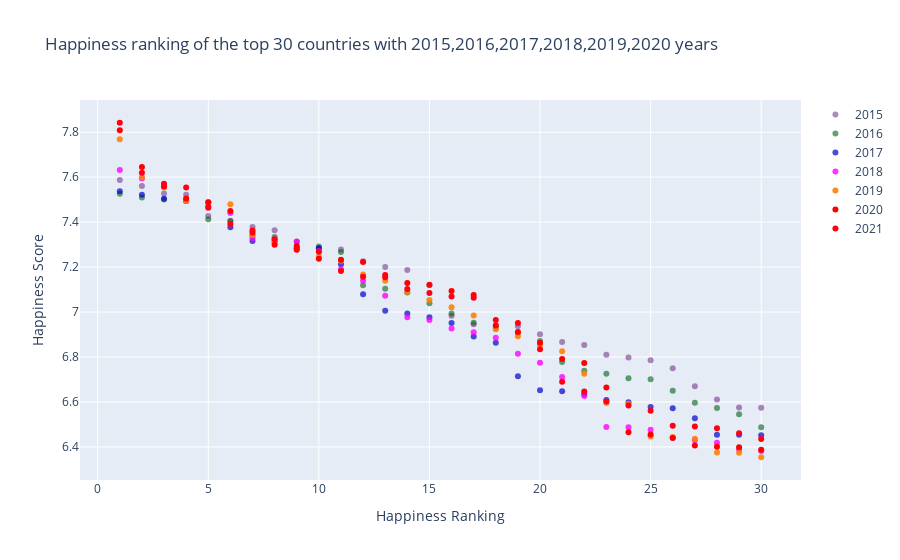

The cell this chart's notebook holds for it:
### Code cell
# creating trace1(year 2015)
trace1 =go.Scatter(
                    x = df2015["Overall rank"], # world ranking
                    y = df2015["score"],
                    mode = "markers",
                    name = "2015",
                    marker = dict(color = 'rgba(100, 20, 120, 0.5)'),
                    text= df2015["Country"])
# creating trace2(year 2016)
trace2 =go.Scatter(
                    x = df2016["Overall rank"], # world ranking
                    y = df2016["score"],
                    mode = "markers",
                    name = "2016",
                    marker = dict(color = 'rgba(0, 99, 20, 0.6)'),
                    text= df2016["Country"])
# creating trace3(year 2017)
trace3 =go.Scatter(
                    x = df2017["Overall rank"], # world ranking
                    y = df2017["score"],
                    mode = "markers",
                    name = "2017",
                    marker = dict(color = 'rgba(0, 0, 200, 0.7)'),
                    text= df2017["Country"])
# creating trace4(year 2018)
trace4 =go.Scatter(
                    x = df2018["Overall rank"], # world ranking
                    y = df2018["score"],
                    mode = "markers",
                    name = "2018",
                    marker = dict(color = 'rgba(255, 0, 255, 0.8)'),
                    text= df2018["Country"])
# creating trace5(year 2019)
trace5 =go.Scatter(
                    x = df2019["Overall rank"], # world ranking
                    y = df2019["score"],
                    mode = "markers",
                    name = "2019",
                        marker = dict(color = 'rgba(255, 128, 2, 0.9)'),
                    text= df2019["Country"])
# creating trace6(year 2020)
trace6 =go.Scatter(
                    x = df2020["Overall rank"], # world ranking
                    y = df2020["score"],
                    mode = "markers",
                    name = "2020",
                    marker = dict(color = 'rgba(255, 0, 2, 1)'),
                    text= df2020["Country"])
# creating trace7(year 2021)
trace7 =go.Scatter(
                    x = df2021["Overall rank"], # world ranking
                    y = df2021["score"],
                    mode = "markers",
                    name = "2021",
                    marker = dict(color = 'rgba(255, 0, 20, 1)'),
                    text= df2021["Country"])

# We combine traces
data = [trace1, trace2, trace3, trace4, trace5, trace6, trace7]
layout = dict(title = 'Happiness ranking of the top 30 countries with 2015,2016,2017,2018,2019,2020 years',
              xaxis= dict(title= 'Happiness Ranking',ticklen= 5,zeroline= False),
              yaxis= dict(title= 'Happiness Score',ticklen= 5,zeroline= False))

# We combine our data and layout
# create figure
fig = go.Figure(data = data, layout = layout)
iplot(fig)

### Figure 1 — Plotly figure (JSON) as saved in the notebook; plotly's stock layout.template omitted (floating-point values rounded to 4 significant figures)
{"data": [{"marker": {"color": "rgba(100, 20, 120, 0.5)"}, "mode": "markers", "name": "2015", "text": ["Switzerland", "Iceland", "Denmark", "Norway", "Canada", "Finland", "Netherlands", "Sweden", "New Zealand", "Australia", "Israel", "Costa Rica", "Austria", "Mexico", "United States", "Brazil", "Luxembourg", "Ireland", "Belgium", "United Arab Emirates", "United Kingdom", "Oman", "Venezuela", "Singapore", "Panama", "Germany", "Chile", "Qatar", "France", "Argentina"], "type": "scatter", "x": [1, 2, 3, 4, 5, 6, 7, 8, 9, 10, 11, 12, 13, 14, 15, 16, 17, 18, 19, 20, 21, 22, 23, 24, 25, 26, 27, 28, 29, 30], "y": [7.587, 7.561, 7.527, 7.522, 7.427, 7.406, 7.378, 7.364, 7.286, 7.284, 7.278, 7.226, 7.2, 7.187, 7.119, 6.983, 6.946, 6.94, 6.937, 6.901, 6.867, 6.853, 6.81, 6.798, 6.786, 6.75, 6.67, 6.611, 6.575, 6.574]}, {"marker": {"color": "rgba(0, 99, 20, 0.6)"}, "mode": "markers", "name": "2016", "text": ["Denmark", "Switzerland", "Iceland", "Norway", "Finland", "Canada", "Netherlands", "New Zealand", "Australia", "Sweden", "Israel", "Austria", "United States", "Costa Rica", "Puerto Rico", "Germany", "Brazil", "Belgium", "Ireland", "Luxembourg", "Mexico", "Singapore", "United Kingdom", "Chile", "Panama", "Argentina", "Czech Republic", "United Arab Emirates", "Uruguay", "Malta"], "type": "scatter", "x": [1, 2, 3, 4, 5, 6, 7, 8, 9, 10, 11, 12, 13, 14, 15, 16, 17, 18, 19, 20, 21, 22, 23, 24, 25, 26, 27, 28, 29, 30], "y": [7.526, 7.509, 7.501, 7.498, 7.413, 7.404, 7.339, 7.334, 7.313, 7.291, 7.267, 7.119, 7.104, 7.087, 7.039, 6.994, 6.952, 6.929, 6.907, 6.871, 6.778, 6.739, 6.725, 6.705, 6.701, 6.65, 6.596, 6.573, 6.545, 6.488]}, {"marker": {"color": "rgba(0, 0, 200, 0.7)"}, "mode": "markers", "name": "2017", "text": ["Norway", "Denmark", "Iceland", "Switzerland", "Finland", "Netherlands", "Canada", "New Zealand", "Sweden", "Australia", "Israel", "Costa Rica", "Austria", "United States", "Ireland", "Germany", "Belgium", "Luxembourg", "United Kingdom", "Chile", "United Arab Emirates", "Brazil", "Czech Republic", "Argentina", "Mexico", "Singapore", "Malta", "Uruguay", "Guatemala", "Panama"], "type": "scatter", "x": [1, 2, 3, 4, 5, 6, 7, 8, 9, 10, 11, 12, 13, 14, 15, 16, 17, 18, 19, 20, 21, 22, 23, 24, 25, 26, 27, 28, 29, 30], "y": [7.537, 7.522, 7.504, 7.494, 7.469, 7.377, 7.316, 7.314, 7.284, 7.284, 7.213, 7.079, 7.006, 6.993, 6.977, 6.951, 6.891, 6.863, 6.714, 6.652, 6.648, 6.635, 6.609, 6.599, 6.578, 6.572, 6.527, 6.454, 6.454, 6.452]}, {"marker": {"color": "rgba(255, 0, 255, 0.8)"}, "mode": "markers", "name": "2018", "text": ["Finland", "Norway", "Denmark", "Iceland", "Switzerland", "Netherlands", "Canada", "New Zealand", "Sweden", "Australia", "United Kingdom", "Austria", "Costa Rica", "Ireland", "Germany", "Belgium", "Luxembourg", "United States", "Israel", "United Arab Emirates", "Czech Republic", "Malta", "France", "Mexico", "Chile", "Taiwan", "Panama", "Brazil", "Argentina", "Guatemala"], "type": "scatter", "x": [1, 2, 3, 4, 5, 6, 7, 8, 9, 10, 11, 12, 13, 14, 15, 16, 17, 18, 19, 20, 21, 22, 23, 24, 25, 26, 27, 28, 29, 30], "y": [7.632, 7.594, 7.555, 7.495, 7.487, 7.441, 7.328, 7.324, 7.314, 7.272, 7.19, 7.139, 7.072, 6.977, 6.965, 6.927, 6.91, 6.886, 6.814, 6.774, 6.711, 6.627, 6.489, 6.488, 6.476, 6.441, 6.43, 6.419, 6.388, 6.382]}, {"marker": {"color": "rgba(255, 128, 2, 0.9)"}, "mode": "markers", "name": "2019", "text": ["Finland", "Denmark", "Norway", "Iceland", "Netherlands", "Switzerland", "Sweden", "New Zealand", "Canada", "Austria", "Australia", "Costa Rica", "Israel", "Luxembourg", "United Kingdom", "Ireland", "Germany", "Belgium", "United States", "Czech Republic", "United Arab Emirates", "Malta", "Mexico", "France", "Taiwan", "Chile", "Guatemala", "Saudi Arabia", "Qatar", "Spain"], "type": "scatter", "x": [1, 2, 3, 4, 5, 6, 7, 8, 9, 10, 11, 12, 13, 14, 15, 16, 17, 18, 19, 20, 21, 22, 23, 24, 25, 26, 27, 28, 29, 30], "y": [7.769, 7.6, 7.554, 7.494, 7.488, 7.48, 7.343, 7.307, 7.278, 7.246, 7.228, 7.167, 7.139, 7.09, 7.054, 7.021, 6.985, 6.923, 6.892, 6.852, 6.825, 6.726, 6.595, 6.592, 6.446, 6.444, 6.436, 6.375, 6.374, 6.354]}, {"marker": {"color": "rgba(255, 0, 2, 1)"}, "mode": "markers", "name": "2020", "text": ["Finland", "Denmark", "Switzerland", "Iceland", "Norway", "Netherlands", "Sweden", "New Zealand", "Austria", "Luxembourg", "Canada", "Australia", "United Kingdom", "Israel", "Costa Rica", "Ireland", "Germany", "United States", "Czech Republic", "Belgium", "United Arab Emirates", "Malta", "France", "Mexico", "Taiwan Province of China", "Uruguay", "Saudi Arabia", "Spain", "Guatemala", "Italy"], "type": "scatter", "x": [1, 2, 3, 4, 5, 6, 7, 8, 9, 10, 11, 12, 13, 14, 15, 16, 17, 18, 19, 20, 21, 22, 23, 24, 25, 26, 27, 28, 29, 30], "y": [7.809, 7.646, 7.56, 7.504, 7.488, 7.449, 7.353, 7.3, 7.294, 7.238, 7.232, 7.223, 7.165, 7.129, 7.121, 7.094, 7.076, 6.94, 6.911, 6.864, 6.791, 6.773, 6.664, 6.465, 6.455, 6.44, 6.406, 6.401, 6.399, 6.387]}, {"marker": {"color": "rgba(255, 0, 20, 1)"}, "mode": "markers", "name": "2021", "text": ["Finland", "Denmark", "Switzerland", "Iceland", "Netherlands", "Norway", "Sweden", "Luxembourg", "New Zealand", "Austria", "Australia", "Israel", "Germany", "Canada", "Ireland", "Costa Rica", "United Kingdom", "Czech Republic", "United States", "Belgium", "France", "Bahrain", "Malta", "Taiwan Province of China", "United Arab Emirates", "Saudi Arabia", "Spain", "Italy", "Slovenia", "Guatemala"], "type": "scatter", "x": [1, 2, 3, 4, 5, 6, 7, 8, 9, 10, 11, 12, 13, 14, 15, 16, 17, 18, 19, 20, 21, 22, 23, 24, 25, 26, 27, 28, 29, 30], "y": [7.842, 7.62, 7.571, 7.554, 7.464, 7.392, 7.363, 7.324, 7.277, 7.268, 7.183, 7.157, 7.155, 7.103, 7.085, 7.069, 7.064, 6.965, 6.951, 6.834, 6.69, 6.647, 6.602, 6.584, 6.561, 6.494, 6.491, 6.483, 6.461, 6.435]}], "layout": {"title": {"text": "Happiness ranking of the top 30 countries with 2015,2016,2017,2018,2019,2020 years"}, "xaxis": {"ticklen": 5, "title": {"text": "Happiness Ranking"}, "zeroline": false}, "yaxis": {"ticklen": 5, "title": {"text": "Happiness Score"}, "zeroline": false}}}
